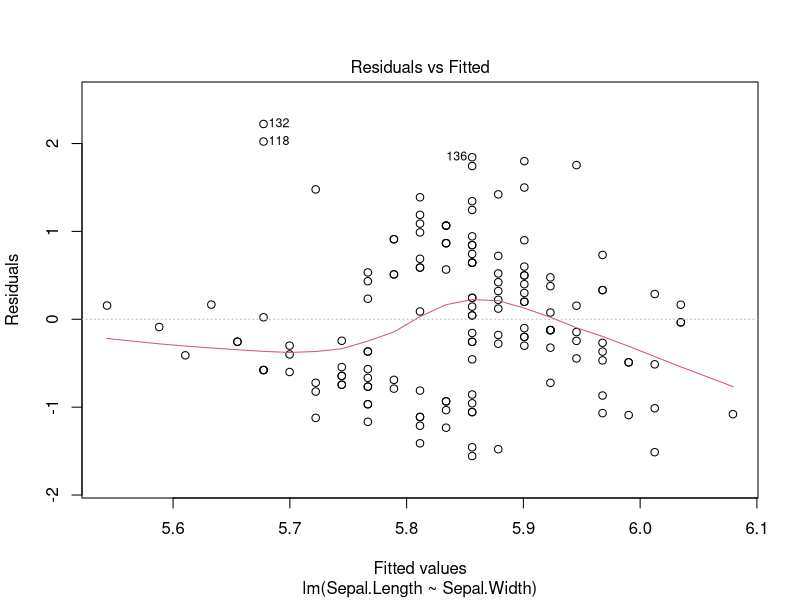
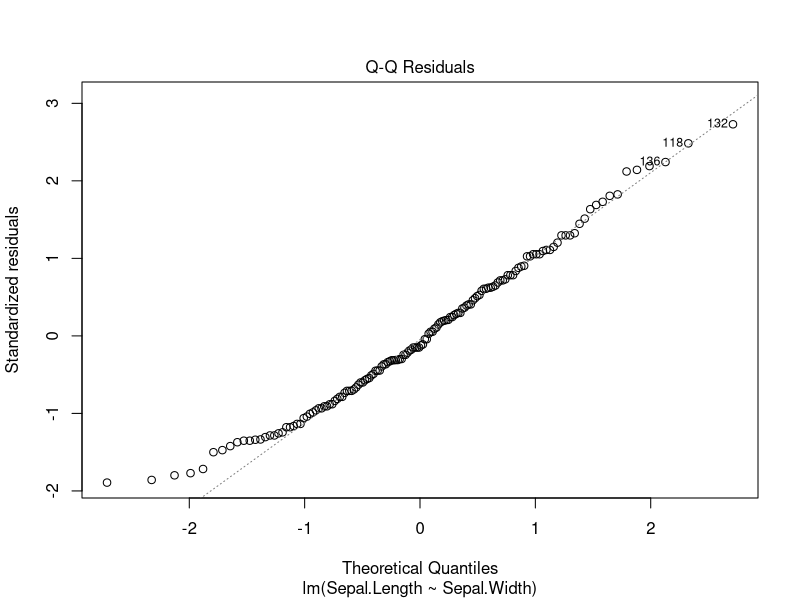
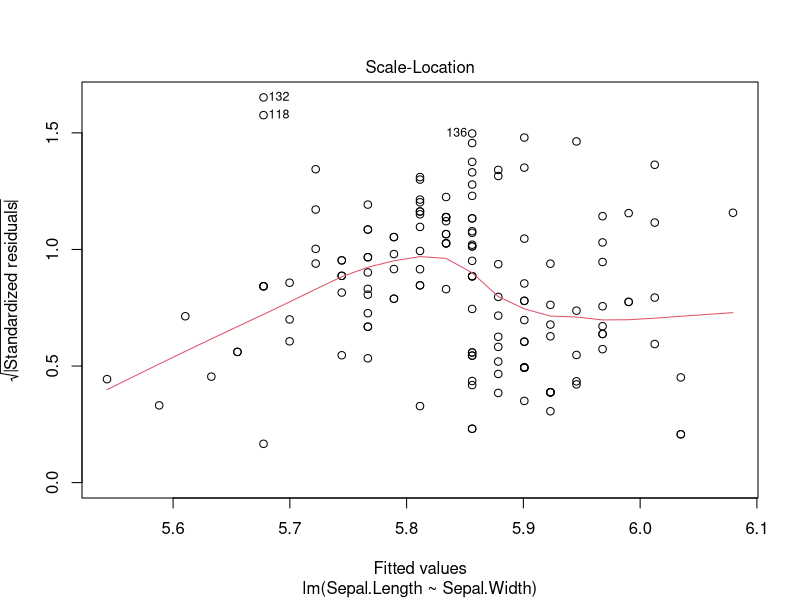
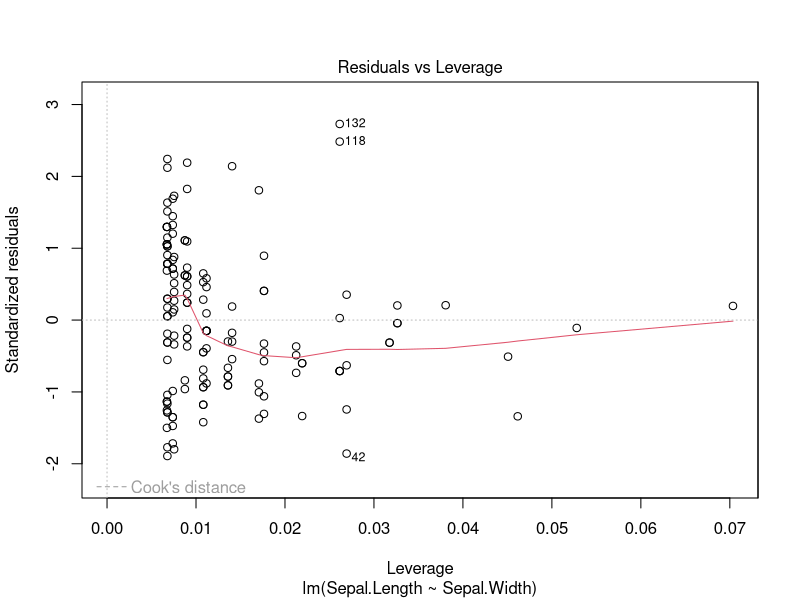

Reproduce these figures in R, in order. (Note: this script raises an error after producing the figures.)
# • Iris data: Build a linear model Sepal.Length vs. Sepal Width for all and only species, respectively
# • Investigate explained variance and residuals, what do you observe in comparison?

iris.fit <- lm(Sepal.Length ~ Sepal.Width, data=iris)
summary(iris.fit)
plot (iris.fit)

iris.red<- iris %>% filter (Species=="setosa")
iris.red.fit <- lm(Sepal.Length ~ Sepal.Width, data=iris.red)
summary (iris.red.fit)
plot (iris.red.fit)

sessionInfo()